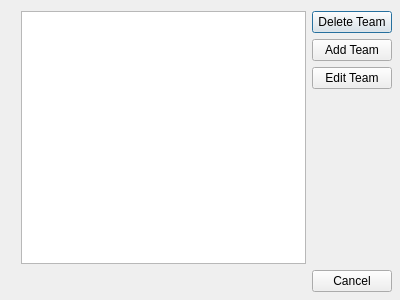
<?xml version="1.0" encoding="UTF-8"?>
<ui version="4.0">
 <class>Dialog</class>
 <widget class="QDialog" name="Dialog">
  <property name="geometry">
   <rect>
    <x>0</x>
    <y>0</y>
    <width>400</width>
    <height>300</height>
   </rect>
  </property>
  <property name="windowTitle">
   <string>League Editor</string>
  </property>
  <widget class="QWidget" name="">
   <property name="geometry">
    <rect>
     <x>21</x>
     <y>11</y>
     <width>371</width>
     <height>281</height>
    </rect>
   </property>
   <layout class="QGridLayout" name="gridLayout">
    <item row="0" column="0">
     <layout class="QHBoxLayout" name="horizontalLayout">
      <item>
       <widget class="QListWidget" name="league_teams_list_widget"/>
      </item>
      <item>
       <layout class="QVBoxLayout" name="verticalLayout">
        <item>
         <widget class="QPushButton" name="delete_team_button">
          <property name="text">
           <string>Delete Team</string>
          </property>
         </widget>
        </item>
        <item>
         <widget class="QPushButton" name="add_team_button">
          <property name="text">
           <string>Add Team</string>
          </property>
         </widget>
        </item>
        <item>
         <widget class="QPushButton" name="edit_team_button">
          <property name="text">
           <string>Edit Team</string>
          </property>
         </widget>
        </item>
        <item>
         <spacer name="verticalSpacer">
          <property name="orientation">
           <enum>Qt::Vertical</enum>
          </property>
          <property name="sizeHint" stdset="0">
           <size>
            <width>20</width>
            <height>40</height>
           </size>
          </property>
         </spacer>
        </item>
       </layout>
      </item>
     </layout>
    </item>
    <item row="1" column="0">
     <widget class="QDialogButtonBox" name="buttonBox">
      <property name="orientation">
       <enum>Qt::Horizontal</enum>
      </property>
      <property name="standardButtons">
       <set>QDialogButtonBox::Cancel</set>
      </property>
     </widget>
    </item>
   </layout>
  </widget>
 </widget>
 <resources/>
 <connections>
  <connection>
   <sender>buttonBox</sender>
   <signal>accepted()</signal>
   <receiver>Dialog</receiver>
   <slot>accept()</slot>
   <hints>
    <hint type="sourcelabel">
     <x>248</x>
     <y>254</y>
    </hint>
    <hint type="destinationlabel">
     <x>157</x>
     <y>274</y>
    </hint>
   </hints>
  </connection>
  <connection>
   <sender>buttonBox</sender>
   <signal>rejected()</signal>
   <receiver>Dialog</receiver>
   <slot>reject()</slot>
   <hints>
    <hint type="sourcelabel">
     <x>316</x>
     <y>260</y>
    </hint>
    <hint type="destinationlabel">
     <x>286</x>
     <y>274</y>
    </hint>
   </hints>
  </connection>
 </connections>
</ui>
